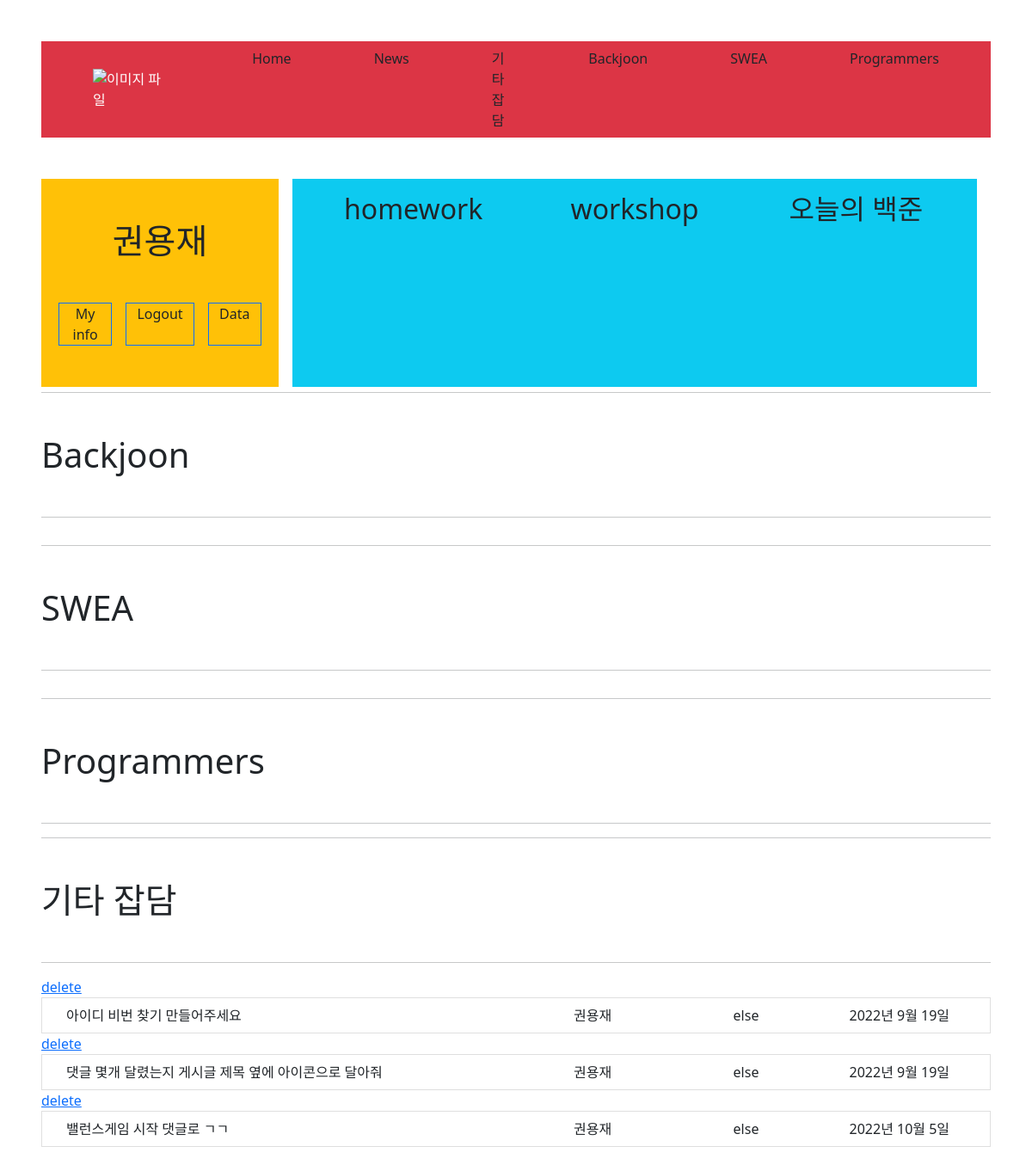
Page /myarticle/ (signed in) on the committed database.
### accounts/models.py (models this page shows)
class User(AbstractUser):
    pass

### articles/models.py (models this page shows)
class ArticleModel(models.Model):
    variety_1 = (
              ('Backjoon', 'Backjoon'),
              ('SWEA', 'SWEA'),
              ('Programmers', 'Programmers'),
              ('else', 'else'),
    )
    username = models.CharField(max_length=30)
    title = models.CharField(max_length= 30)
    content = models.TextField()
    release_date = models.DateField(auto_now = True)
    update_date = models.DateField(auto_now_add= True)
    variety = models.CharField(max_length=30, choices=variety_1)
    visited = models.IntegerField(default=0)

### articles/views.py (the view)
# urls.py: path('myarticle/', views.myarticle, name= 'my_article'),
def myarticle(request):
    articles = ArticleModel.objects.filter(username = request.user.username)
    context = {
        'articles' : articles
    }
    return render(request, "articles/myarticle.html", context)

### articles/templates/articles/myarticle.html (shortened to what this page needs)
{% extends 'base.html' %}
{% block content %}
<hr>
<h1 class='my-5'>Backjoon</h1>
<hr>
<hr>
<h1 class='my-5'>SWEA</h1>
<hr>
<hr>
<h1 class='my-5'>Programmers</h1>
<hr>
<hr>
<h1 class='my-5'>기타 잡담</h1>
<hr>
{% for article in articles %}
{% if article.variety == "else" %}
<a href="{% url 'articles:delete' article.id %}">delete</a>
<ul class="list-group">
    <a href="{% url 'articles:detail' article.id %}" class='text-decoration-none'>
        <li class="list-group-item list-group-item-action">
        <div class="container text-center">
            <div class="row">
                <div class="col-6 text-start">{{article.title}}</div>
                <div class="col-2">{{article.username}}</div>
                <div class="col-2">{{article.variety}}</div>
                <div class="col-2">{{article.release_date}}</div>
            </div>
        </div>
        </li>
    </a>
</ul>
{% endif %}
{% endfor %}
{% endblock content %}

### crud/templates/base.html (shortened to what this page needs)
<html lang="en">
  <head>
    <link href="https://cdn.jsdelivr.net/npm/bootstrap@5.2.0/dist/css/bootstrap.min.css" rel="stylesheet">
  </head>
  <body>
    <div class='mx-5 my-5'>
      <nav class="navbar navbar-expand-lg bg-danger text-white">
        <div class="container-fluid">
          <img src="" alt="이미지 파일" class='mx-5'>
          <div class="collapse navbar-collapse" id="navbarSupportedContent">
            <ul class="navbar-nav me-auto mb-2 mb-lg-0">
              <li class="nav-item mx-5">
                <a href= "{% url 'articles:home' %}" class="text-decoration-none text-dark">Home</a>
              </li>
              <li class="nav-item mx-5">
                <a href="#" class="text-decoration-none text-dark">News</a>
              </li>
              <li class="nav-item mx-5">
                <a href="{% url 'articles:else_board' %}" class="text-decoration-none text-dark">기타 잡담</a>
              </li>
              <li class="nav-item mx-5">
                <a href="{% url 'articles:Backjoon_board' %}" class="text-decoration-none text-dark">Backjoon</a>
              </li>
              <li class="nav-item mx-5">
                <a href="{% url 'articles:SWEA_board' %}" class="text-decoration-none text-dark">SWEA</a>
              </li>
              <li class="nav-item mx-5">
                <a href="{% url 'articles:Programmers_board' %}" class="text-decoration-none text-dark">Programmers</a>
              </li>
            </ul>
          </div>
        </div>
      </nav>
      <div class='my-5'>
        <div class="container text-center">
          <div class="row" style="height: 200px;">
            <div class="col col-3 bg-warning text-dark">
              {% if request.user.is_authenticated %}
              <div class='my-5'>
                <div class='my-5'>
                  <h1>{{request.user.username}}</h1>
                </div>
                <div class="container text-center">
                  <div class="row">
                    <div class="col border border-primary mx-2">
                      <a href="{% url 'accounts:update' request.user.id %}" class='text-decoration-none text-dark'>My info</a>
                    </div>
                    <div class="col border border-primary mx-2">
                      <a href= "{% url 'accounts:logout' %}" class='text-decoration-none text-dark'>Logout</a>
                    </div>
                    <div class="col border border-primary mx-2">
                      <div><a href="{% url 'articles:my_article' %}" class='text-decoration-none text-dark'>Data</a></div>
                    </div>
                  </div>
                </div>
              </div>
              {% else %}
              <div class='my-5'>
              {% block login_content %}
              <a href="{% url 'accounts:login' %}" class='text-decoration-none text-dark'><h1>로그인하기</h1></a>
              {% endblock login_content %}
              </div>
              {% endif %}
            </div>
            <div class="col bg-info text-dark mx-3">
              <div class="container text-center">
                <div class="row">
                  <div class="col my-3 mx-3">
                    <h2>homework</h2>
                  </div>
                  <div class="col my-3 mx-3">
                    <h2>workshop</h2>
                  </div>
                  <div class="col my-3 mx-3">
                    <h2>오늘의 백준</h2>
                  </div>
                </div>
              </div>
            </div>
          </div>
        </div>
      </div>
      <div>
      {% block content %}
      {% endblock content %}
      </div>
    </div>
  </body>
</html>

### rows in the picture
User: user.username "권용재"
ArticleModel: title "아이디 비번 찾기 만들어주세요", username "권용재", variety "else", release_date "2022년 9월 19일"
ArticleModel: title "댓글 몇개 달렸는지 게시글 제목 옆에 아이콘으로 달아줘", username "권용재", variety "else", release_date "2022년 9월 19일"
ArticleModel: title "밸런스게임 시작 댓글로 ㄱㄱ", username "권용재", variety "else", release_date "2022년 10월 5일"
